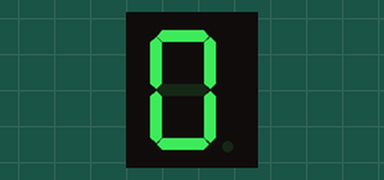
Simulated run of this sketch. Board: Arduino Uno, built with avr-gcc and run on an emulated ATmega328P. On the bench: 1-digit seven-segment display. Wiring (inferred from the names in the program): 1-digit 7-segment display, segments lit when LOW: segments pin 13, pin 12, pin 11, pin 10, pin 9, pin 8, pin 7. The segment pins are drawn as the display they are named for.

Above: at 0.1 s.
At 1.1 s:
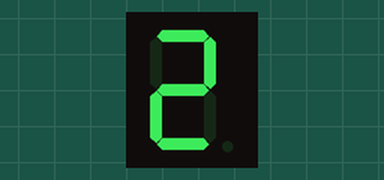
At 2.1 s:
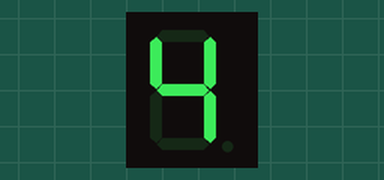
At 3.1 s:
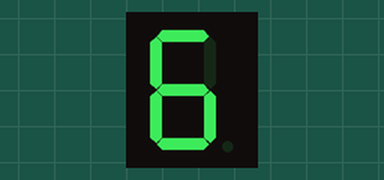
At 4.1 s:
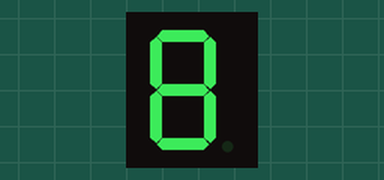

The sketch:

seven_segment_Kader_sir.ino
```cpp
const int a=13, b=12, c=11,d=10;
const int e=9,f=8,g=7;
unsigned char i=0;
unsigned seven_seg[10]={64,121,36,48,25,18,2,120,0,16};
unsigned char number;
void setup() {
pinMode(a,OUTPUT);
pinMode(b,OUTPUT);
pinMode(c,OUTPUT);
pinMode(d,OUTPUT);
pinMode(e,OUTPUT);
pinMode(f,OUTPUT);
pinMode(g,OUTPUT);
}
void loop() {
number=seven_seg[i];
digitalWrite(a,(number & 1));
digitalWrite(b,(number & 2));
digitalWrite(c,(number & 4));
digitalWrite(d,(number & 8));
digitalWrite(e,(number & 16));
digitalWrite(f,(number & 32));
digitalWrite(g,(number & 64));
delay(1000);
i=i+2;
if(i>9) i=0;
}
```

Measured:
- by itself, everything shown: repeats every 5.0 s, in 5 steps
- what the display in image 1 shows lasts 1.0 s, from 1.0 s to 2.0 s
